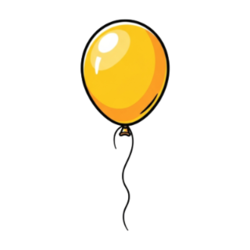
#> input picture yedek/eski-gorseller/images/132.png, 250 x 250 px, given in place of 132.png.jpg, which was not available
$ python -i ilk-son.py   (imports and definitions only)
#> lines starting #> are read from the running program, lines starting #| are printed output that depends on the picture; after the words box and inside, x2 and y2 are one past the last pixel; in counts of white or black regions, pixels touching at a corner belong together; pictures that were not available may be replaced by others from this repository, and a replacement may not be noted
# İlk / Son: sola bakan tek nesneden (beyaz zemin) renk değiştirilmiş kopyalarla bir sıra dizer.
# Solda bitiş çizgisi var: sıranın başı orası. Hedef nesne bir resimde en önde (ilk), öbüründe en arkada (son).
# Kullanım: python tools/gorsel-envanter/ilk-son.py  → gorsel-ham/ilk-son/<ad>-ilk.jpg, <ad>-son.jpg
# Gerekir: pip install pillow numpy scipy
import os
import numpy as np
from PIL import Image
from scipy import ndimage as nd

KOK = os.path.join(os.path.dirname(__file__), '..', '..', 'gorsel-ham')
HAM = os.path.join(KOK, 'ilk-son-ham')
CIKTI = os.path.join(KOK, 'ilk-son')

# ton: 0-1 arası hue; None = rengi olduğu gibi bırak; 'gri' = renksiz
RENK = {'kirmizi': 0.0, 'mavi': 0.6, 'yesil': 0.33, 'sari': 0.14, 'pembe': 0.93, 'mor': 0.78, 'turuncu': 0.07, 'gri': 'gri'}
# ad: (kaynak, hedef rengi (None=orijinal), diğerlerinin renkleri). Arabalar yatay ve ince: en fazla 3 (kartta küçük kalmasın)
SIRALAR = {
    'araba_kirmizi': ('araba', None, ['mavi', 'yesil']),
    'araba_mavi': ('araba', 'mavi', ['kirmizi', 'sari']),
    'araba3_yesil': ('araba', 'yesil', ['kirmizi', 'mavi']),
    'ordek_sari': ('ordek', None, ['pembe', 'mavi', 'yesil']),
    'ordek_pembe': ('ordek', 'pembe', ['sari', 'yesil', 'mavi']),
    'ordek3_mavi': ('ordek', 'mavi', ['sari', 'pembe']),
    'ayi_kahverengi': ('ayi', None, ['gri', 'gri', 'gri']),
    'ayi3_gri': ('ayi', 'gri', ['kahverengi', 'kahverengi']),
    'araba_sari': ('araba', 'sari', ['mor', 'kirmizi']),
    'ordek_turuncu': ('ordek', 'turuncu', ['sari', 'mavi', 'pembe']),
}


def rgb2hsv(a):
    r, g, b = a[..., 0], a[..., 1], a[..., 2]
    mx, mn = a.max(-1), a.min(-1)
    s = np.where(mx > 0, (mx - mn) / np.maximum(mx, 1e-6), 0)
    d = np.maximum(mx - mn, 1e-6)
    h = np.where(mx == r, ((g - b) / d) % 6, np.where(mx == g, (b - r) / d + 2, (r - g) / d + 4)) / 6
    return h, s, mx


def hsv2rgb(h, s, v):
    i = np.floor(h * 6).astype(int) % 6
    f = h * 6 - np.floor(h * 6)
    p, q, t = v * (1 - s), v * (1 - f * s), v * (1 - (1 - f) * s)
    out = np.zeros(h.shape + (3,))
    for k, (r, g, b) in enumerate([(v, t, p), (q, v, p), (p, v, t), (p, q, v), (t, p, v), (v, p, q)]):
        m = i == k
        out[..., 0][m], out[..., 1][m], out[..., 2][m] = r[m], g[m], b[m]
    return out


def kes(ad):
    """Nesneyi beyaz zeminden kes: (RGB 0-1, alfa 0-1), kenarlara göre kırpılmış."""
    a = np.asarray(Image.open(os.path.join(HAM, ad + '.jpg')).convert('RGB')).astype(float) / 255
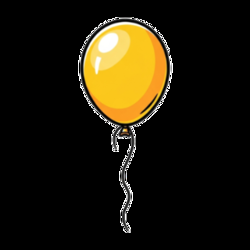
#> a: shape (250, 250, 3) float64; mean R, G, B 0.121, 0.0989, 0.0431
    kenar = np.concatenate([a[:10].reshape(-1, 3), a[-10:].reshape(-1, 3), a[:, :10].reshape(-1, 3), a[:, -10:].reshape(-1, 3)])
    zemin = np.median(kenar, 0)
#> zemin = [0, 0, 0]
    d = np.abs(a - zemin).sum(-1)
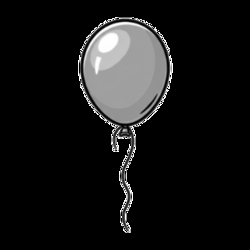
#> d: shape (250, 250) float64; min 0, max 3, mean 0.263; drawn with min black and max white
    m = nd.binary_fill_holes(nd.binary_closing(d > 0.12, iterations=3))
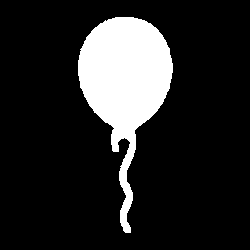
#> m: shape (250, 250) bool; 15% white; 1 white region, box (x1, y1, x2, y2) and area: (78, 17, 173, 233) 9382
    lab, n = nd.label(m)
#> n = 1
    m = lab == (np.argmax(nd.sum(m, lab, range(1, n + 1))) + 1)
    alfa = nd.gaussian_filter(m.astype(float), 1.0)
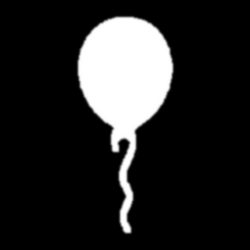
#> alfa: shape (250, 250) float64; min 0, max 1, mean 0.15
    ys, xs = np.where(m)
#> ys = 9382 values from 17 to 232; xs = 9382 values, max 172 at index 3482, min 78 at index 3106, mean 124.8
    return a[ys.min():ys.max() + 1, xs.min():xs.max() + 1], alfa[ys.min():ys.max() + 1, xs.min():xs.max() + 1]


def boya(rgb, renk):
    if renk is None or renk == 'kahverengi':
        return rgb
    h, s, v = rgb2hsv(rgb)
    maske = np.clip((s - 0.15) / 0.15, 0, 1)[..., None]  # yalnız renkli kısımlar (tekerlek, göz değişmez)
    if renk == 'gri':
        yeni = hsv2rgb(h, s * 0.08, np.clip(v * 1.05, 0, 1))
    else:
        yeni = hsv2rgb(np.full_like(h, RENK[renk]), np.maximum(s, 0.55), v)
    return rgb * (1 - maske) + yeni * maske


# [1 line not run here, left out]
W, H = 1024, 1024
# [32 lines not run here, left out]

>>> result = kes('../../yedek/eski-gorseller/images/132.png')

$ run again, on yedek/eski-gorseller/images/138.png
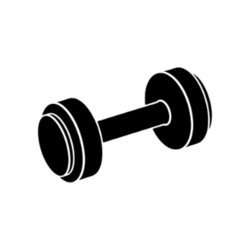
#> input picture yedek/eski-gorseller/images/138.png, 250 x 250 px, given in place of 138.png.jpg, which was not available
#> zemin = [0, 0, 0]
#> in kes, `m = nd.binary_fill_holes(nd.binary_closing(d > 0.12, iterations=3))`:
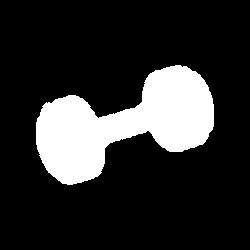
#> m: shape (250, 250) bool; 17.9% white; 1 white region, box (x1, y1, x2, y2) and area: (36, 65, 214, 185) 11174
#> n = 1
#> in kes, `alfa = nd.gaussian_filter(m.astype(float), 1.0)`:
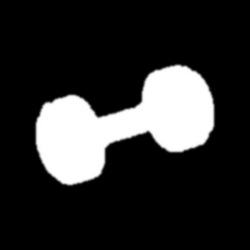
#> alfa: shape (250, 250) float64; min 0, max 1, mean 0.179
#> ys = 11174 values from 65 to 184; xs = 11174 values, max 213 at index 2569, min 36 at index 5193, mean 124.2

$ run again, on yedek/eski-gorseller/images/139.png
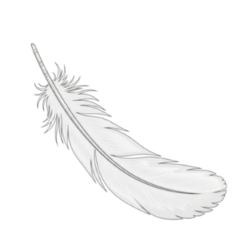
#> input picture yedek/eski-gorseller/images/139.png, 250 x 250 px, given in place of 139.png.jpg, which was not available
#> zemin = [0, 0, 0]
#> in kes, `m = nd.binary_fill_holes(nd.binary_closing(d > 0.12, iterations=3))`:
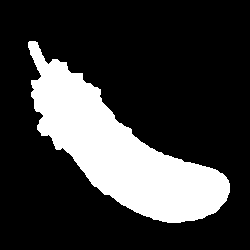
#> m: shape (250, 250) bool; 22.8% white; 1 white region, box (x1, y1, x2, y2) and area: (28, 41, 230, 223) 14233
#> n = 1
#> in kes, `alfa = nd.gaussian_filter(m.astype(float), 1.0)`:
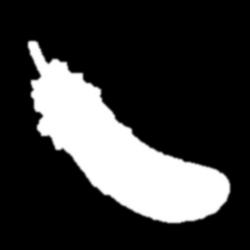
#> alfa: shape (250, 250) float64; min 0, max 1, mean 0.228
#> ys = 14233 values from 41 to 222; xs = 14233 values, max 229 at index 10471, min 28 at index 7, mean 119.4
